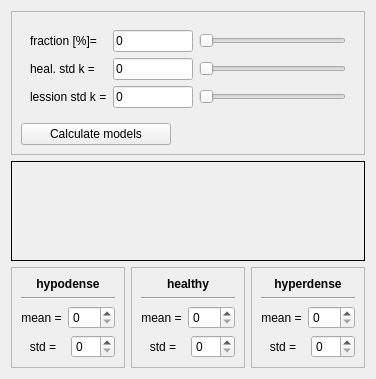
          <widget class="QWidget" name="color_model_T">
           <attribute name="title">
            <string>Color Model</string>
           </attribute>
           <layout class="QVBoxLayout" name="verticalLayout_10">
            <item>
             <widget class="QFrame" name="frame_6">
              <property name="sizePolicy">
               <sizepolicy hsizetype="Preferred" vsizetype="Fixed">
                <horstretch>0</horstretch>
                <verstretch>0</verstretch>
               </sizepolicy>
              </property>
              <property name="frameShape">
               <enum>QFrame::StyledPanel</enum>
              </property>
              <property name="frameShadow">
               <enum>QFrame::Raised</enum>
              </property>
              <layout class="QVBoxLayout" name="verticalLayout_9">
               <item>
                <widget class="QFrame" name="frame_9">
                 <property name="sizePolicy">
                  <sizepolicy hsizetype="Minimum" vsizetype="Preferred">
                   <horstretch>0</horstretch>
                   <verstretch>0</verstretch>
                  </sizepolicy>
                 </property>
                 <property name="frameShape">
                  <enum>QFrame::NoFrame</enum>
                 </property>
                 <property name="frameShadow">
                  <enum>QFrame::Raised</enum>
                 </property>
                 <layout class="QGridLayout" name="gridLayout_4">
                  <item row="0" column="1">
                   <widget class="QLineEdit" name="perc_LE">
                    <property name="sizePolicy">
                     <sizepolicy hsizetype="Preferred" vsizetype="Fixed">
                      <horstretch>0</horstretch>
                      <verstretch>0</verstretch>
                     </sizepolicy>
                    </property>
                    <property name="maximumSize">
                     <size>
                      <width>80</width>
                      <height>16777215</height>
                     </size>
                    </property>
                    <property name="text">
                     <string>0</string>
                    </property>
                   </widget>
                  </item>
                  <item row="1" column="0">
                   <widget class="QLabel" name="label_13">
                    <property name="text">
                     <string>heal. std k =</string>
                    </property>
                   </widget>
                  </item>
                  <item row="1" column="1">
                   <widget class="QLineEdit" name="k_std_h_LE">
                    <property name="sizePolicy">
                     <sizepolicy hsizetype="Preferred" vsizetype="Fixed">
                      <horstretch>0</horstretch>
                      <verstretch>0</verstretch>
                     </sizepolicy>
                    </property>
                    <property name="maximumSize">
                     <size>
                      <width>80</width>
                      <height>16777215</height>
                     </size>
                    </property>
                    <property name="text">
                     <string>0</string>
                    </property>
                   </widget>
                  </item>
                  <item row="0" column="0">
                   <widget class="QLabel" name="label">
                    <property name="sizePolicy">
                     <sizepolicy hsizetype="Fixed" vsizetype="Preferred">
                      <horstretch>0</horstretch>
                      <verstretch>0</verstretch>
                     </sizepolicy>
                    </property>
                    <property name="text">
                     <string>fraction [%]=</string>
                    </property>
                   </widget>
                  </item>
                  <item row="2" column="0">
                   <widget class="QLabel" name="label_14">
                    <property name="text">
                     <string>lession std k =</string>
                    </property>
                   </widget>
                  </item>
                  <item row="2" column="1">
                   <widget class="QLineEdit" name="k_std_t_LE">
                    <property name="sizePolicy">
                     <sizepolicy hsizetype="Preferred" vsizetype="Fixed">
                      <horstretch>0</horstretch>
                      <verstretch>0</verstretch>
                     </sizepolicy>
                    </property>
                    <property name="maximumSize">
                     <size>
                      <width>80</width>
                      <height>16777215</height>
                     </size>
                    </property>
                    <property name="text">
                     <string>0</string>
                    </property>
                   </widget>
                  </item>
                  <item row="0" column="2">
                   <widget class="QSlider" name="frac_SL">
                    <property name="maximum">
                     <number>100</number>
                    </property>
                    <property name="value">
                     <number>0</number>
                    </property>
                    <property name="orientation">
                     <enum>Qt::Horizontal</enum>
                    </property>
                   </widget>
                  </item>
                  <item row="1" column="2">
                   <widget class="QSlider" name="heal_std_k_SL">
                    <property name="maximum">
                     <number>10</number>
                    </property>
                    <property name="value">
                     <number>0</number>
                    </property>
                    <property name="orientation">
                     <enum>Qt::Horizontal</enum>
                    </property>
                   </widget>
                  </item>
                  <item row="2" column="2">
                   <widget class="QSlider" name="tum_std_k_SL">
                    <property name="maximum">
                     <number>10</number>
                    </property>
                    <property name="value">
                     <number>0</number>
                    </property>
                    <property name="orientation">
                     <enum>Qt::Horizontal</enum>
                    </property>
                   </widget>
                  </item>
                 </layout>
                </widget>
               </item>
               <item>
                <widget class="QPushButton" name="calculate_models_BTN">
                 <property name="maximumSize">
                  <size>
                   <width>150</width>
                   <height>16777215</height>
                  </size>
                 </property>
                 <property name="cursor">
                  <cursorShape>PointingHandCursor</cursorShape>
                 </property>
                 <property name="text">
                  <string>Calculate models</string>
                 </property>
                </widget>
               </item>
              </layout>
             </widget>
            </item>
            <item>
             <widget class="QFrame" name="histogram_F">
              <property name="sizePolicy">
               <sizepolicy hsizetype="Minimum" vsizetype="Expanding">
                <horstretch>0</horstretch>
                <verstretch>0</verstretch>
               </sizepolicy>
              </property>
              <property name="minimumSize">
               <size>
                <width>0</width>
                <height>100</height>
               </size>
              </property>
              <property name="frameShape">
               <enum>QFrame::Box</enum>
              </property>
             </widget>
            </item>
            <item>
             <layout class="QHBoxLayout" name="horizontalLayout_4">
              <item>
               <widget class="QFrame" name="frame_3">
                <property name="sizePolicy">
                 <sizepolicy hsizetype="Minimum" vsizetype="Preferred">
                  <horstretch>0</horstretch>
                  <verstretch>0</verstretch>
                 </sizepolicy>
                </property>
                <property name="minimumSize">
                 <size>
                  <width>0</width>
                  <height>50</height>
                 </size>
                </property>
                <property name="frameShape">
                 <enum>QFrame::StyledPanel</enum>
                </property>
                <property name="frameShadow">
                 <enum>QFrame::Raised</enum>
                </property>
                <layout class="QVBoxLayout" name="verticalLayout_3">
                 <item>
                  <widget class="QLabel" name="label_3">
                   <property name="sizePolicy">
                    <sizepolicy hsizetype="Minimum" vsizetype="Preferred">
                     <horstretch>0</horstretch>
                     <verstretch>0</verstretch>
                    </sizepolicy>
                   </property>
                   <property name="font">
                    <font>
                     <weight>75</weight>
                     <bold>true</bold>
                    </font>
                   </property>
                   <property name="text">
                    <string>hypodense</string>
                   </property>
                   <property name="alignment">
                    <set>Qt::AlignCenter</set>
                   </property>
                  </widget>
                 </item>
                 <item>
                  <widget class="Line" name="line">
                   <property name="orientation">
                    <enum>Qt::Horizontal</enum>
                   </property>
                  </widget>
                 </item>
                 <item>
                  <layout class="QHBoxLayout" name="horizontalLayout_2">
                   <item>
                    <widget class="QLabel" name="label_6">
                     <property name="sizePolicy">
                      <sizepolicy hsizetype="Minimum" vsizetype="Preferred">
                       <horstretch>0</horstretch>
                       <verstretch>0</verstretch>
                      </sizepolicy>
                     </property>
                     <property name="text">
                      <string>mean =</string>
                     </property>
                     <property name="alignment">
                      <set>Qt::AlignCenter</set>
                     </property>
                    </widget>
                   </item>
                   <item>
                    <widget class="QSpinBox" name="hypo_mean_SB">
                     <property name="maximum">
                      <number>256</number>
                     </property>
                    </widget>
                   </item>
                  </layout>
                 </item>
                 <item>
                  <layout class="QHBoxLayout" name="horizontalLayout_5">
                   <item>
                    <widget class="QLabel" name="label_7">
                     <property name="sizePolicy">
                      <sizepolicy hsizetype="Minimum" vsizetype="Preferred">
                       <horstretch>0</horstretch>
                       <verstretch>0</verstretch>
                      </sizepolicy>
                     </property>
                     <property name="text">
                      <string>std =</string>
                     </property>
                     <property name="alignment">
                      <set>Qt::AlignCenter</set>
                     </property>
                    </widget>
                   </item>
                   <item>
                    <widget class="QSpinBox" name="hypo_std_SB"/>
                   </item>
                  </layout>
                 </item>
                </layout>
               </widget>
              </item>
              <item>
               <widget class="QFrame" name="frame_4">
                <property name="sizePolicy">
                 <sizepolicy hsizetype="Minimum" vsizetype="Preferred">
                  <horstretch>0</horstretch>
                  <verstretch>0</verstretch>
                 </sizepolicy>
                </property>
                <property name="minimumSize">
                 <size>
                  <width>0</width>
                  <height>50</height>
                 </size>
                </property>
                <property name="frameShape">
                 <enum>QFrame::StyledPanel</enum>
                </property>
                <property name="frameShadow">
                 <enum>QFrame::Raised</enum>
                </property>
                <layout class="QVBoxLayout" name="verticalLayout_5">
                 <item>
                  <widget class="QLabel" name="label_4">
                   <property name="sizePolicy">
                    <sizepolicy hsizetype="Minimum" vsizetype="Preferred">
                     <horstretch>0</horstretch>
                     <verstretch>0</verstretch>
                    </sizepolicy>
                   </property>
                   <property name="font">
                    <font>
                     <weight>75</weight>
                     <bold>true</bold>
                    </font>
                   </property>
                   <property name="text">
                    <string>healthy</string>
                   </property>
                   <property name="alignment">
                    <set>Qt::AlignCenter</set>
                   </property>
                  </widget>
                 </item>
                 <item>
                  <widget class="Line" name="line_2">
                   <property name="orientation">
                    <enum>Qt::Horizontal</enum>
                   </property>
                  </widget>
                 </item>
                 <item>
                  <layout class="QHBoxLayout" name="horizontalLayout_6">
                   <item>
                    <widget class="QLabel" name="label_8">
                     <property name="sizePolicy">
                      <sizepolicy hsizetype="Minimum" vsizetype="Preferred">
                       <horstretch>0</horstretch>
                       <verstretch>0</verstretch>
                      </sizepolicy>
                     </property>
                     <property name="text">
                      <string>mean =</string>
                     </property>
                     <property name="alignment">
                      <set>Qt::AlignCenter</set>
                     </property>
                    </widget>
                   </item>
                   <item>
                    <widget class="QSpinBox" name="heal_mean_SB">
                     <property name="maximum">
                      <number>256</number>
                     </property>
                     <property name="singleStep">
                      <number>1</number>
                     </property>
                    </widget>
                   </item>
                  </layout>
                 </item>
                 <item>
                  <layout class="QHBoxLayout" name="horizontalLayout_7">
                   <item>
                    <widget class="QLabel" name="label_9">
                     <property name="sizePolicy">
                      <sizepolicy hsizetype="Minimum" vsizetype="Preferred">
                       <horstretch>0</horstretch>
                       <verstretch>0</verstretch>
                      </sizepolicy>
                     </property>
                     <property name="text">
                      <string>std =</string>
                     </property>
                     <property name="alignment">
                      <set>Qt::AlignCenter</set>
                     </property>
                    </widget>
                   </item>
                   <item>
                    <widget class="QSpinBox" name="heal_std_SB"/>
                   </item>
                  </layout>
                 </item>
                </layout>
               </widget>
              </item>
              <item>
               <widget class="QFrame" name="frame_5">
                <property name="sizePolicy">
                 <sizepolicy hsizetype="Minimum" vsizetype="Preferred">
                  <horstretch>0</horstretch>
                  <verstretch>0</verstretch>
                 </sizepolicy>
                </property>
                <property name="minimumSize">
                 <size>
                  <width>0</width>
                  <height>50</height>
                 </size>
                </property>
                <property name="frameShape">
                 <enum>QFrame::StyledPanel</enum>
                </property>
                <property name="frameShadow">
                 <enum>QFrame::Raised</enum>
                </property>
                <layout class="QVBoxLayout" name="verticalLayout_6">
                 <item>
                  <widget class="QLabel" name="label_5">
                   <property name="sizePolicy">
                    <sizepolicy hsizetype="Minimum" vsizetype="Preferred">
                     <horstretch>0</horstretch>
                     <verstretch>0</verstretch>
                    </sizepolicy>
                   </property>
                   <property name="font">
                    <font>
                     <weight>75</weight>
                     <bold>true</bold>
                    </font>
                   </property>
                   <property name="text">
                    <string>hyperdense</string>
                   </property>
                   <property name="alignment">
                    <set>Qt::AlignCenter</set>
                   </property>
                  </widget>
                 </item>
                 <item>
                  <widget class="Line" name="line_3">
                   <property name="orientation">
                    <enum>Qt::Horizontal</enum>
                   </property>
                  </widget>
                 </item>
                 <item>
                  <layout class="QHBoxLayout" name="horizontalLayout_8">
                   <item>
                    <widget class="QLabel" name="label_10">
                     <property name="sizePolicy">
                      <sizepolicy hsizetype="Minimum" vsizetype="Preferred">
                       <horstretch>0</horstretch>
                       <verstretch>0</verstretch>
                      </sizepolicy>
                     </property>
                     <property name="text">
                      <string>mean =</string>
                     </property>
                     <property name="alignment">
                      <set>Qt::AlignCenter</set>
                     </property>
                    </widget>
                   </item>
                   <item>
                    <widget class="QSpinBox" name="hyper_mean_SB">
                     <property name="maximum">
                      <number>256</number>
                     </property>
                    </widget>
                   </item>
                  </layout>
                 </item>
                 <item>
                  <layout class="QHBoxLayout" name="horizontalLayout_9">
                   <item>
                    <widget class="QLabel" name="label_11">
                     <property name="sizePolicy">
                      <sizepolicy hsizetype="Minimum" vsizetype="Preferred">
                       <horstretch>0</horstretch>
                       <verstretch>0</verstretch>
                      </sizepolicy>
                     </property>
                     <property name="text">
                      <string>std =</string>
                     </property>
                     <property name="alignment">
                      <set>Qt::AlignCenter</set>
                     </property>
                    </widget>
                   </item>
                   <item>
                    <widget class="QSpinBox" name="hyper_std_SB"/>
                   </item>
                  </layout>
                 </item>
                </layout>
               </widget>
              </item>
             </layout>
            </item>
           </layout>
          </widget>
